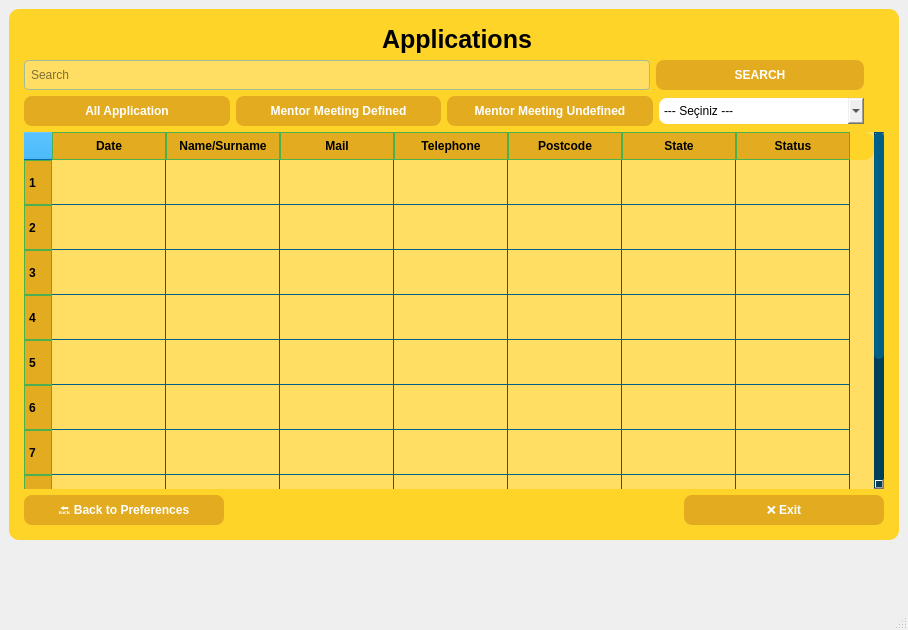
<?xml version="1.0" encoding="UTF-8"?>
<ui version="4.0">
 <class>MainWindow</class>
 <widget class="QMainWindow" name="MainWindow">
  <property name="geometry">
   <rect>
    <x>0</x>
    <y>0</y>
    <width>908</width>
    <height>630</height>
   </rect>
  </property>
  <property name="sizePolicy">
   <sizepolicy hsizetype="Preferred" vsizetype="Preferred">
    <horstretch>0</horstretch>
    <verstretch>0</verstretch>
   </sizepolicy>
  </property>
  <property name="windowTitle">
   <string>MainWindow</string>
  </property>
  <widget class="QWidget" name="centralwidget">
   <property name="sizePolicy">
    <sizepolicy hsizetype="Expanding" vsizetype="Expanding">
     <horstretch>0</horstretch>
     <verstretch>0</verstretch>
    </sizepolicy>
   </property>
   <property name="maximumSize">
    <size>
     <width>978</width>
     <height>549</height>
    </size>
   </property>
   <layout class="QGridLayout" name="gridLayout">
    <item row="0" column="0">
     <widget class="QFrame" name="frame">
      <property name="minimumSize">
       <size>
        <width>0</width>
        <height>0</height>
       </size>
      </property>
      <property name="maximumSize">
       <size>
        <width>10000</width>
        <height>10000</height>
       </size>
      </property>
      <property name="styleSheet">
       <string notr="true">QPushButton {
    background-color: #e2ab20;
    color: white;
}

QPushButton:hover {
    background-color: #45a049;  /* Hover efekti */
	color: rgb(0,0, 0);
}

QPushButton:pressed {
    background-color: rgb(255, 132, 24);  /* Basılınca renk değişimi */
}


/* QLabel (Logo ve başlıklar için) */
QLabel {
    background-color: transparent;  /* Tam şeffaf */
	color: rgb(31, 113, 186);
	font-weight: bold; 
    font-size: 25px;             /* Yazı büyük – butonu dolduracak gibi */
}

/* QLineEdit */
QLineEdit {
    background-color: rgb(255, 251, 211); /* Ana rengin beyaza çok yakın tonu */
    border: 1px solid rgb(162, 189, 152);
    border-radius: 4px;
    padding: 4px;
    color: #000000;
}

/* QTableWidget veya QTableView */
QTableWidget, QTableView {
    background-color: #eaf6fb; /* veya örnek: #f0f0f0 (açık gri) */
    color: black;
    gridline-color: #005f86;
    alternate-background-color: #f9f9f9;	
	border: 1px solid #079af5;
    selection-background-color: #00aaff;
    selection-color: black;
	border-radius: 1px;
}

/* Tablo başlık alanları */
QTableWidget QTableCornerButton::section,
QHeaderView::section {
    background-color: #079af5; /* Header daha açık deniz mavisi */
    color: white;
    font-weight: bold; 
    padding: 2px;
}



/* Frame */
QFrame {
    background-color: rgb(255, 212, 41);
    border: none;
    border-radius: 10px;
}

/* Scrollbar (isteğe bağlı) */
QScrollBar:vertical, QScrollBar:horizontal {
    background: #003f5c;
    width: 10px;
}

QScrollBar::handle:vertical, QScrollBar::handle:horizontal {
    background: #005f86;
    border-radius: 5px;
}
</string>
      </property>
      <property name="frameShape">
       <enum>QFrame::NoFrame</enum>
      </property>
      <layout class="QVBoxLayout" name="verticalLayout_2">
       <property name="leftMargin">
        <number>15</number>
       </property>
       <property name="topMargin">
        <number>15</number>
       </property>
       <property name="rightMargin">
        <number>15</number>
       </property>
       <property name="bottomMargin">
        <number>15</number>
       </property>
       <item>
        <layout class="QHBoxLayout" name="horizontalLayout">
         <item>
          <widget class="QLabel" name="logo_label">
           <property name="maximumSize">
            <size>
             <width>110</width>
             <height>30</height>
            </size>
           </property>
           <property name="styleSheet">
            <string notr="true"/>
           </property>
           <property name="text">
            <string/>
           </property>
           <property name="textFormat">
            <enum>Qt::PlainText</enum>
           </property>
           <property name="pixmap">
            <pixmap>../resorces/logo.png</pixmap>
           </property>
           <property name="scaledContents">
            <bool>true</bool>
           </property>
          </widget>
         </item>
         <item alignment="Qt::AlignHCenter">
          <widget class="QLabel" name="title_label">
           <property name="baseSize">
            <size>
             <width>0</width>
             <height>0</height>
            </size>
           </property>
           <property name="styleSheet">
            <string notr="true">font: 75 16pt &quot;Arial&quot;;
color: rgb(0, 0, 0);</string>
           </property>
           <property name="text">
            <string>Applications</string>
           </property>
          </widget>
         </item>
         <item>
          <spacer name="horizontalSpacer_2">
           <property name="orientation">
            <enum>Qt::Horizontal</enum>
           </property>
           <property name="sizeType">
            <enum>QSizePolicy::Fixed</enum>
           </property>
           <property name="sizeHint" stdset="0">
            <size>
             <width>110</width>
             <height>30</height>
            </size>
           </property>
          </spacer>
         </item>
        </layout>
       </item>
       <item>
        <layout class="QHBoxLayout" name="horizontalLayout_4" stretch="30,10,0">
         <item>
          <widget class="QLineEdit" name="search_edit">
           <property name="enabled">
            <bool>true</bool>
           </property>
           <property name="minimumSize">
            <size>
             <width>100</width>
             <height>30</height>
            </size>
           </property>
           <property name="styleSheet">
            <string notr="true">background-color: qlineargradient(spread:pad, x1:1, y1:0, x2:1, y2:0, stop:0 rgba(255, 222, 99, 255), stop:1 rgba(255, 255, 255, 255));
font: italic 8pt &quot;Arial&quot;;
</string>
           </property>
           <property name="text">
            <string/>
           </property>
           <property name="maxLength">
            <number>32768</number>
           </property>
           <property name="placeholderText">
            <string>Search</string>
           </property>
          </widget>
         </item>
         <item>
          <widget class="QPushButton" name="search_button">
           <property name="font">
            <font>
             <family>Segoe UI</family>
             <weight>75</weight>
             <bold>true</bold>
            </font>
           </property>
           <property name="autoFillBackground">
            <bool>false</bool>
           </property>
           <property name="styleSheet">
            <string notr="true">    border-radius: 8px;
    padding: 8px;</string>
           </property>
           <property name="text">
            <string>SEARCH</string>
           </property>
          </widget>
         </item>
         <item>
          <spacer name="horizontalSpacer_4">
           <property name="orientation">
            <enum>Qt::Horizontal</enum>
           </property>
           <property name="sizeType">
            <enum>QSizePolicy::Fixed</enum>
           </property>
           <property name="sizeHint" stdset="0">
            <size>
             <width>20</width>
             <height>20</height>
            </size>
           </property>
          </spacer>
         </item>
        </layout>
       </item>
       <item>
        <layout class="QHBoxLayout" name="horizontalLayout_2">
         <item>
          <widget class="QPushButton" name="pushButton_allaplication">
           <property name="font">
            <font>
             <family>Segoe UI</family>
             <weight>75</weight>
             <bold>true</bold>
            </font>
           </property>
           <property name="autoFillBackground">
            <bool>false</bool>
           </property>
           <property name="styleSheet">
            <string notr="true">    border-radius: 8px;
    padding: 8px;</string>
           </property>
           <property name="text">
            <string>All Application</string>
           </property>
          </widget>
         </item>
         <item>
          <widget class="QPushButton" name="pushButton_mentormeetingdefined">
           <property name="font">
            <font>
             <family>Segoe UI</family>
             <weight>75</weight>
             <bold>true</bold>
            </font>
           </property>
           <property name="autoFillBackground">
            <bool>false</bool>
           </property>
           <property name="styleSheet">
            <string notr="true">    border-radius: 8px;
    padding: 8px;</string>
           </property>
           <property name="text">
            <string>Mentor Meeting Defined</string>
           </property>
          </widget>
         </item>
         <item>
          <widget class="QPushButton" name="pushButton_mentormeetinundefined">
           <property name="font">
            <font>
             <family>Segoe UI</family>
             <weight>75</weight>
             <bold>true</bold>
            </font>
           </property>
           <property name="autoFillBackground">
            <bool>false</bool>
           </property>
           <property name="styleSheet">
            <string notr="true">    border-radius: 8px;
    padding: 8px;</string>
           </property>
           <property name="text">
            <string>Mentor Meeting Undefined</string>
           </property>
          </widget>
         </item>
         <item>
          <widget class="QComboBox" name="comboBox">
           <property name="styleSheet">
            <string notr="true">    border-radius: 8px;
    padding: 5px;</string>
           </property>
           <property name="frame">
            <bool>true</bool>
           </property>
           <item>
            <property name="text">
             <string>--- Seçiniz ---</string>
            </property>
           </item>
           <item>
            <property name="text">
             <string>Prev Vit Check</string>
            </property>
           </item>
           <item>
            <property name="text">
             <string>Filtered Applications</string>
            </property>
           </item>
           <item>
            <property name="text">
             <string>Different Applications</string>
            </property>
           </item>
           <item>
            <property name="text">
             <string>Duplicate Applications</string>
            </property>
           </item>
          </widget>
         </item>
         <item>
          <spacer name="horizontalSpacer">
           <property name="orientation">
            <enum>Qt::Horizontal</enum>
           </property>
           <property name="sizeType">
            <enum>QSizePolicy::Fixed</enum>
           </property>
           <property name="sizeHint" stdset="0">
            <size>
             <width>20</width>
             <height>20</height>
            </size>
           </property>
          </spacer>
         </item>
        </layout>
       </item>
       <item>
        <widget class="QTableWidget" name="tableWidget_application">
         <property name="palette">
          <palette>
           <active>
            <colorrole role="WindowText">
             <brush brushstyle="SolidPattern">
              <color alpha="255">
               <red>0</red>
               <green>0</green>
               <blue>0</blue>
              </color>
             </brush>
            </colorrole>
            <colorrole role="Button">
             <brush brushstyle="LinearGradientPattern">
              <gradient startx="1.000000000000000" starty="0.000000000000000" endx="1.000000000000000" endy="0.000000000000000" type="LinearGradient" spread="PadSpread" coordinatemode="ObjectBoundingMode">
               <gradientstop position="0.000000000000000">
                <color alpha="255">
                 <red>255</red>
                 <green>222</green>
                 <blue>99</blue>
                </color>
               </gradientstop>
               <gradientstop position="1.000000000000000">
                <color alpha="255">
                 <red>255</red>
                 <green>255</green>
                 <blue>255</blue>
                </color>
               </gradientstop>
              </gradient>
             </brush>
            </colorrole>
            <colorrole role="Text">
             <brush brushstyle="SolidPattern">
              <color alpha="255">
               <red>0</red>
               <green>0</green>
               <blue>0</blue>
              </color>
             </brush>
            </colorrole>
            <colorrole role="ButtonText">
             <brush brushstyle="SolidPattern">
              <color alpha="255">
               <red>0</red>
               <green>0</green>
               <blue>0</blue>
              </color>
             </brush>
            </colorrole>
            <colorrole role="Base">
             <brush brushstyle="LinearGradientPattern">
              <gradient startx="1.000000000000000" starty="0.000000000000000" endx="1.000000000000000" endy="0.000000000000000" type="LinearGradient" spread="PadSpread" coordinatemode="ObjectBoundingMode">
               <gradientstop position="0.000000000000000">
                <color alpha="255">
                 <red>255</red>
                 <green>222</green>
                 <blue>99</blue>
                </color>
               </gradientstop>
               <gradientstop position="1.000000000000000">
                <color alpha="255">
                 <red>255</red>
                 <green>255</green>
                 <blue>255</blue>
                </color>
               </gradientstop>
              </gradient>
             </brush>
            </colorrole>
            <colorrole role="Window">
             <brush brushstyle="LinearGradientPattern">
              <gradient startx="1.000000000000000" starty="0.000000000000000" endx="1.000000000000000" endy="0.000000000000000" type="LinearGradient" spread="PadSpread" coordinatemode="ObjectBoundingMode">
               <gradientstop position="0.000000000000000">
                <color alpha="255">
                 <red>255</red>
                 <green>222</green>
                 <blue>99</blue>
                </color>
               </gradientstop>
               <gradientstop position="1.000000000000000">
                <color alpha="255">
                 <red>255</red>
                 <green>255</green>
                 <blue>255</blue>
                </color>
               </gradientstop>
              </gradient>
             </brush>
            </colorrole>
            <colorrole role="Highlight">
             <brush brushstyle="SolidPattern">
              <color alpha="255">
               <red>0</red>
               <green>170</green>
               <blue>255</blue>
              </color>
             </brush>
            </colorrole>
            <colorrole role="HighlightedText">
             <brush brushstyle="SolidPattern">
              <color alpha="255">
               <red>0</red>
               <green>0</green>
               <blue>0</blue>
              </color>
             </brush>
            </colorrole>
            <colorrole role="AlternateBase">
             <brush brushstyle="SolidPattern">
              <color alpha="255">
               <red>249</red>
               <green>249</green>
               <blue>249</blue>
              </color>
             </brush>
            </colorrole>
           </active>
           <inactive>
            <colorrole role="WindowText">
             <brush brushstyle="SolidPattern">
              <color alpha="255">
               <red>0</red>
               <green>0</green>
               <blue>0</blue>
              </color>
             </brush>
            </colorrole>
            <colorrole role="Button">
             <brush brushstyle="LinearGradientPattern">
              <gradient startx="1.000000000000000" starty="0.000000000000000" endx="1.000000000000000" endy="0.000000000000000" type="LinearGradient" spread="PadSpread" coordinatemode="ObjectBoundingMode">
               <gradientstop position="0.000000000000000">
                <color alpha="255">
                 <red>255</red>
                 <green>222</green>
                 <blue>99</blue>
                </color>
               </gradientstop>
               <gradientstop position="1.000000000000000">
                <color alpha="255">
                 <red>255</red>
                 <green>255</green>
                 <blue>255</blue>
                </color>
               </gradientstop>
              </gradient>
             </brush>
            </colorrole>
            <colorrole role="Text">
             <brush brushstyle="SolidPattern">
              <color alpha="255">
               <red>0</red>
               <green>0</green>
               <blue>0</blue>
              </color>
             </brush>
            </colorrole>
            <colorrole role="ButtonText">
             <brush brushstyle="SolidPattern">
              <color alpha="255">
               <red>0</red>
               <green>0</green>
               <blue>0</blue>
              </color>
             </brush>
            </colorrole>
            <colorrole role="Base">
             <brush brushstyle="LinearGradientPattern">
              <gradient startx="1.000000000000000" starty="0.000000000000000" endx="1.000000000000000" endy="0.000000000000000" type="LinearGradient" spread="PadSpread" coordinatemode="ObjectBoundingMode">
               <gradientstop position="0.000000000000000">
                <color alpha="255">
                 <red>255</red>
                 <green>222</green>
                 <blue>99</blue>
                </color>
               </gradientstop>
               <gradientstop position="1.000000000000000">
                <color alpha="255">
                 <red>255</red>
                 <green>255</green>
                 <blue>255</blue>
                </color>
               </gradientstop>
              </gradient>
             </brush>
            </colorrole>
            <colorrole role="Window">
             <brush brushstyle="LinearGradientPattern">
              <gradient startx="1.000000000000000" starty="0.000000000000000" endx="1.000000000000000" endy="0.000000000000000" type="LinearGradient" spread="PadSpread" coordinatemode="ObjectBoundingMode">
               <gradientstop position="0.000000000000000">
                <color alpha="255">
                 <red>255</red>
                 <green>222</green>
                 <blue>99</blue>
                </color>
               </gradientstop>
               <gradientstop position="1.000000000000000">
                <color alpha="255">
                 <red>255</red>
                 <green>255</green>
                 <blue>255</blue>
                </color>
               </gradientstop>
              </gradient>
             </brush>
            </colorrole>
            <colorrole role="Highlight">
             <brush brushstyle="SolidPattern">
              <color alpha="255">
               <red>0</red>
               <green>170</green>
               <blue>255</blue>
              </color>
             </brush>
            </colorrole>
            <colorrole role="HighlightedText">
             <brush brushstyle="SolidPattern">
              <color alpha="255">
               <red>0</red>
               <green>0</green>
               <blue>0</blue>
              </color>
             </brush>
            </colorrole>
            <colorrole role="AlternateBase">
             <brush brushstyle="SolidPattern">
              <color alpha="255">
               <red>249</red>
               <green>249</green>
               <blue>249</blue>
              </color>
             </brush>
            </colorrole>
           </inactive>
           <disabled>
            <colorrole role="WindowText">
             <brush brushstyle="SolidPattern">
              <color alpha="255">
               <red>0</red>
               <green>0</green>
               <blue>0</blue>
              </color>
             </brush>
            </colorrole>
            <colorrole role="Button">
             <brush brushstyle="LinearGradientPattern">
              <gradient startx="1.000000000000000" starty="0.000000000000000" endx="1.000000000000000" endy="0.000000000000000" type="LinearGradient" spread="PadSpread" coordinatemode="ObjectBoundingMode">
               <gradientstop position="0.000000000000000">
                <color alpha="255">
                 <red>255</red>
                 <green>222</green>
                 <blue>99</blue>
                </color>
               </gradientstop>
               <gradientstop position="1.000000000000000">
                <color alpha="255">
                 <red>255</red>
                 <green>255</green>
                 <blue>255</blue>
                </color>
               </gradientstop>
              </gradient>
             </brush>
            </colorrole>
            <colorrole role="Text">
             <brush brushstyle="SolidPattern">
              <color alpha="255">
               <red>0</red>
               <green>0</green>
               <blue>0</blue>
              </color>
             </brush>
            </colorrole>
            <colorrole role="ButtonText">
             <brush brushstyle="SolidPattern">
              <color alpha="255">
               <red>0</red>
               <green>0</green>
               <blue>0</blue>
              </color>
             </brush>
            </colorrole>
            <colorrole role="Base">
             <brush brushstyle="LinearGradientPattern">
              <gradient startx="1.000000000000000" starty="0.000000000000000" endx="1.000000000000000" endy="0.000000000000000" type="LinearGradient" spread="PadSpread" coordinatemode="ObjectBoundingMode">
               <gradientstop position="0.000000000000000">
                <color alpha="255">
                 <red>255</red>
                 <green>222</green>
                 <blue>99</blue>
                </color>
               </gradientstop>
               <gradientstop position="1.000000000000000">
                <color alpha="255">
                 <red>255</red>
                 <green>255</green>
                 <blue>255</blue>
                </color>
               </gradientstop>
              </gradient>
             </brush>
            </colorrole>
            <colorrole role="Window">
             <brush brushstyle="LinearGradientPattern">
              <gradient startx="1.000000000000000" starty="0.000000000000000" endx="1.000000000000000" endy="0.000000000000000" type="LinearGradient" spread="PadSpread" coordinatemode="ObjectBoundingMode">
               <gradientstop position="0.000000000000000">
                <color alpha="255">
                 <red>255</red>
                 <green>222</green>
                 <blue>99</blue>
                </color>
               </gradientstop>
               <gradientstop position="1.000000000000000">
                <color alpha="255">
                 <red>255</red>
                 <green>255</green>
                 <blue>255</blue>
                </color>
               </gradientstop>
              </gradient>
             </brush>
            </colorrole>
            <colorrole role="Highlight">
             <brush brushstyle="SolidPattern">
              <color alpha="255">
               <red>0</red>
               <green>170</green>
               <blue>255</blue>
              </color>
             </brush>
            </colorrole>
            <colorrole role="HighlightedText">
             <brush brushstyle="SolidPattern">
              <color alpha="255">
               <red>0</red>
               <green>0</green>
               <blue>0</blue>
              </color>
             </brush>
            </colorrole>
            <colorrole role="AlternateBase">
             <brush brushstyle="SolidPattern">
              <color alpha="255">
               <red>249</red>
               <green>249</green>
               <blue>249</blue>
              </color>
             </brush>
            </colorrole>
           </disabled>
          </palette>
         </property>
         <property name="styleSheet">
          <string notr="true">QHeaderView::section {
	background-color: qlineargradient(spread:pad, x1:0, y1:0, x2:1, y2:0, stop:0 rgba(252, 219, 28, 255), stop:1 rgba(255, 255, 255, 255));
	background-color: qlineargradient(spread:pad, x1:0, y1:0, x2:1, y2:0, stop:0 rgba(0, 0, 0, 255), stop:1 rgba(255, 255, 255, 255));
    background-color:  qlineargradient(spread:pad, x1:1, y1:0, x2:1, y2:0, stop:0 rgba(226, 171, 32, 255), stop:1 rgba(255, 255, 255, 255));;
    font-weight: bold;
    color: black;
    border: 1px solid #4CAF50;
    padding: 4px;
	
}
QTableWidget {
    background-color: qlineargradient(spread:pad, x1:1, y1:0, x2:1, y2:0, stop:0 rgba(255, 222, 99, 255), stop:1 rgba(255, 255, 255, 255));

    }
QTableCornerButton::section {
    background-color:  qlineargradient(spread:pad, x1:1, y1:0, x2:1, y2:0, stop:0 rgba(226, 171, 32, 255), stop:1 rgba(255, 255, 255, 255));;

    border: 1px solid #aaaaaa;
}

</string>
         </property>
         <property name="sortingEnabled">
          <bool>false</bool>
         </property>
         <property name="rowCount">
          <number>11</number>
         </property>
         <property name="columnCount">
          <number>7</number>
         </property>
         <attribute name="horizontalHeaderVisible">
          <bool>true</bool>
         </attribute>
         <attribute name="horizontalHeaderDefaultSectionSize">
          <number>114</number>
         </attribute>
         <attribute name="horizontalHeaderHighlightSections">
          <bool>false</bool>
         </attribute>
         <attribute name="verticalHeaderDefaultSectionSize">
          <number>45</number>
         </attribute>
         <row/>
         <row/>
         <row/>
         <row/>
         <row/>
         <row/>
         <row/>
         <row/>
         <row/>
         <row/>
         <row/>
         <column>
          <property name="text">
           <string>Date</string>
          </property>
          <property name="foreground">
           <brush brushstyle="NoBrush">
            <color alpha="255">
             <red>0</red>
             <green>0</green>
             <blue>0</blue>
            </color>
           </brush>
          </property>
         </column>
         <column>
          <property name="text">
           <string>Name/Surname</string>
          </property>
         </column>
         <column>
          <property name="text">
           <string>Mail</string>
          </property>
         </column>
         <column>
          <property name="text">
           <string>Telephone</string>
          </property>
         </column>
         <column>
          <property name="text">
           <string>Postcode</string>
          </property>
         </column>
         <column>
          <property name="text">
           <string>State</string>
          </property>
         </column>
         <column>
          <property name="text">
           <string>Status</string>
          </property>
         </column>
         <item row="0" column="0">
          <property name="text">
           <string/>
          </property>
         </item>
         <item row="0" column="1">
          <property name="text">
           <string/>
          </property>
         </item>
        </widget>
       </item>
       <item>
        <layout class="QHBoxLayout" name="horizontalLayout_3">
         <item>
          <widget class="QPushButton" name="pushButton_backmenu">
           <property name="minimumSize">
            <size>
             <width>200</width>
             <height>0</height>
            </size>
           </property>
           <property name="maximumSize">
            <size>
             <width>200</width>
             <height>16777215</height>
            </size>
           </property>
           <property name="font">
            <font>
             <family>Segoe UI</family>
             <weight>75</weight>
             <bold>true</bold>
            </font>
           </property>
           <property name="autoFillBackground">
            <bool>false</bool>
           </property>
           <property name="styleSheet">
            <string notr="true">    border-radius: 8px;
    padding: 8px;</string>
           </property>
           <property name="text">
            <string>🔙 Back to Preferences</string>
           </property>
          </widget>
         </item>
         <item>
          <spacer name="horizontalSpacer_3">
           <property name="orientation">
            <enum>Qt::Horizontal</enum>
           </property>
           <property name="sizeHint" stdset="0">
            <size>
             <width>40</width>
             <height>20</height>
            </size>
           </property>
          </spacer>
         </item>
         <item>
          <widget class="QPushButton" name="pushButton_exit">
           <property name="minimumSize">
            <size>
             <width>200</width>
             <height>0</height>
            </size>
           </property>
           <property name="maximumSize">
            <size>
             <width>200</width>
             <height>16777215</height>
            </size>
           </property>
           <property name="font">
            <font>
             <family>Segoe UI</family>
             <weight>75</weight>
             <bold>true</bold>
            </font>
           </property>
           <property name="autoFillBackground">
            <bool>false</bool>
           </property>
           <property name="styleSheet">
            <string notr="true">    border-radius: 8px;
    padding: 8px;</string>
           </property>
           <property name="text">
            <string>❌ Exit</string>
           </property>
          </widget>
         </item>
        </layout>
       </item>
      </layout>
     </widget>
    </item>
   </layout>
  </widget>
  <widget class="QMenuBar" name="menubar">
   <property name="geometry">
    <rect>
     <x>0</x>
     <y>0</y>
     <width>908</width>
     <height>26</height>
    </rect>
   </property>
  </widget>
  <widget class="QStatusBar" name="statusbar"/>
 </widget>
 <resources/>
 <connections/>
</ui>
